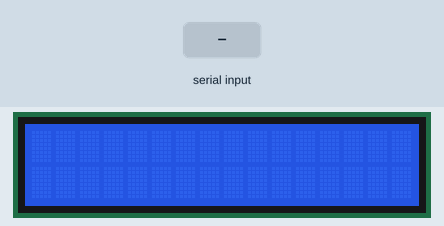
This sketch was run on a simulated Arduino Uno, built with avr-gcc and run on an emulated ATmega328P. On the bench: 16×2 character LCD. The inputs (shaded band) are chosen by the test bench.

Above: at 2.7 s.
2.8 s: "1\n" received over the second serial link
At 3.4 s:
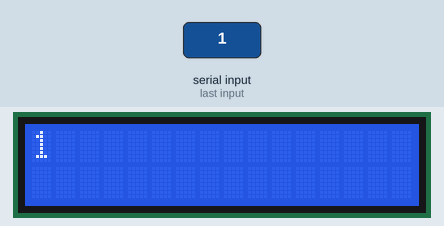
4.3 s: "0\n" received over the second serial link
At 5.5 s:
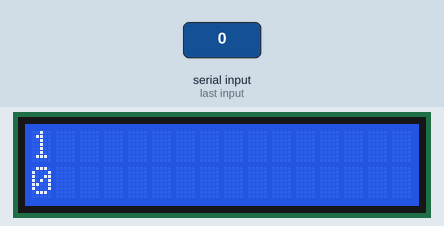
5.8 s: "2\n" received over the second serial link
At 6.9 s:
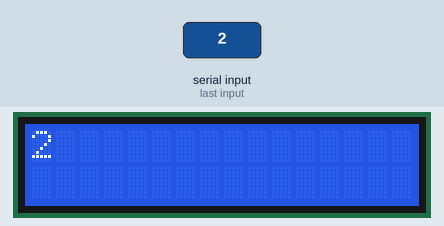
Timing chart, 0 to 8.8 s (numbered marks = the images above; inputs shaded):
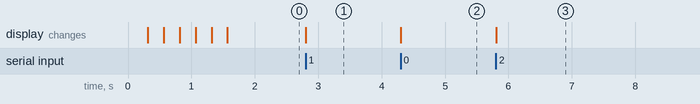

The sketch:

ChattingWithXbee_v2.ino
```cpp
/**
 * Chatting with Xbee - Version 2
 * In this version an Xbee connected to XCTU software sends an infinite
 * message to the Xbee connected to the Arduino. The message is displayed
 * character by character while the message is written in XCTU. If the
 * message is filled with characters, then the screen is cleared.
 */

#include <LiquidCrystal_I2C.h>
#include <SoftwareSerial.h>
#include <Wire.h>

// Set the LCD address to 0x27 for a 20 chars 4 line display
// Set the pins on the I2C chip used for LCD connections:
//                    addr, en,rw,rs,d4,d5,d6,d7,bl,blpol
LiquidCrystal_I2C lcd(0x27, 2, 1, 0, 4, 5, 6, 7, 3, POSITIVE);  // Set the LCD I2C address

SoftwareSerial xbee(0, 1); // Pin: RX, TX

/**
 * Constants
 */
// Number of flashes before starting to show the characters received
const int N_FLASHES = 3;

// Number of rows in the display
const int N_ROWS = 2;

// Number of characters in each row
const int MAX_CHARS_PER_ROW = 16;

/**
 * Global variables
 */
int currentRow = 0;
int nextRow = 0;
int currentPos = 0;
int nextPos = 0;

void setup()
{
  // Initialize the lcd for 16 chars 2 lines, turn on backlight
  lcd.begin(MAX_CHARS_PER_ROW, N_ROWS);

  // Quick 3 flashes of backlight
  for (int i = 0; i < N_FLASHES; ++i)
  {
    lcd.backlight();
    delay(250);
    lcd.noBacklight();
    delay(250);
  }
  lcd.backlight(); // finish with backlight on

   // set the data rate for the SoftwareSerial port
   xbee.begin(9600);
}

void loop()
{
  // If the xbee is receiving something...
  if (xbee.available())
  {
    updateLCDParams();

    // Set the cursor position in the display
    lcd.setCursor(currentPos, currentRow);

    // Read the character received from the other xbee
    char c = xbee.read();

    // If INTRO key is pressed...
    if (c == 13 || c == 10)
    {
      nextRow = (currentRow+1) % N_ROWS;
      nextPos = 0;
    }
    else
    {
      // Print char throught the display
      lcd.print(c);

      // If we reach the end of the current row...
      if (currentPos == MAX_CHARS_PER_ROW-1)
      {
        nextRow = (currentRow+1) % N_ROWS;
        nextPos = 0;
      }
      else
      {
        nextRow = currentRow;
        nextPos = (currentPos+1) % MAX_CHARS_PER_ROW;
      }
    }
  }
}

// Updates the LCD parameters (row, position in row) depending on
//  the current position
void updateLCDParams()
{
  currentRow = nextRow;
  currentPos = nextPos;

  if (currentRow == 0 && currentPos == 0)
  {
    lcd.clear();
  }
}
```

Measured:
- after the input at 2.8 s, the display: changes at once (image 1)
- after the input at 4.3 s, the display: changes at once (image 2)
- after the input at 5.8 s, the display: changes at once (image 3)
